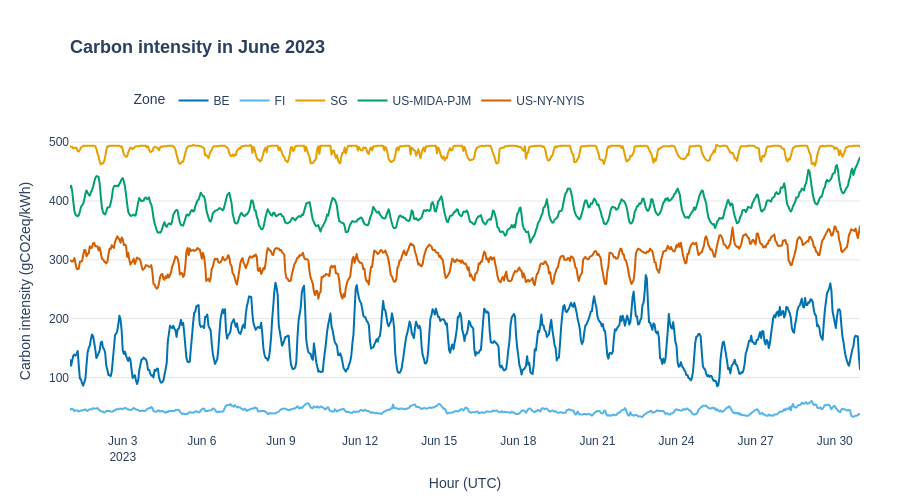

Source (notebook cell):
### Code cell
def load_zone_month(endpoint: str, year: int, month: int) -> pd.DataFrame:
    """Concat one (endpoint, year, month) slice across all zones present on disk."""
    rows = inv.query(
        "endpoint == @endpoint and year == @year and month == @month"
    )
    frames = []
    for _, r in rows.iterrows():
        df = read_parquet(r["path"]).reset_index()
        df["zone"] = r["zone"]
        frames.append(df)
    return pd.concat(frames, ignore_index=True) if frames else pd.DataFrame()


ci_jun2023 = load_zone_month("carbon-intensity/past-range", 2023, 6)
print(f"CI rows loaded: {len(ci_jun2023)}; zones: {sorted(ci_jun2023['zone'].unique())}")

fig = px.line(
    ci_jun2023,
    x="datetime",
    y="carbon_intensity_gco2eq_kwh",
    color="zone",
    color_discrete_map=REGIONAL_PALETTE,
    category_orders={"zone": list(REGIONAL_PALETTE.keys())},
    labels={
        "datetime": "Hour (UTC)",
        "carbon_intensity_gco2eq_kwh": "Carbon intensity (gCO2eq/kWh)",
        "zone": "Zone",
    },
)
style_fig(fig, "Carbon intensity in June 2023")
fig.show()

### Figure 1 — Plotly figure (JSON) as saved in the notebook; plotly's stock layout.template omitted (floating-point values rounded to 4 significant figures; data arrays with more than 128 entries replaced by an {"elided": "..."} marker saying what was removed)
{"data": [{"hovertemplate": "Zone=BE<br>Hour (UTC)=%{x}<br>Carbon intensity (gCO2eq/kWh)=%{y}<extra></extra>", "legendgroup": "BE", "line": {"color": "#0072B2", "dash": "solid"}, "marker": {"symbol": "circle"}, "mode": "lines", "name": "BE", "showlegend": true, "type": "scattergl", "x": {"elided": "720 str values"}, "xaxis": "x", "y": {"elided": "720 int values"}, "yaxis": "y"}, {"hovertemplate": "Zone=FI<br>Hour (UTC)=%{x}<br>Carbon intensity (gCO2eq/kWh)=%{y}<extra></extra>", "legendgroup": "FI", "line": {"color": "#56B4E9", "dash": "solid"}, "marker": {"symbol": "circle"}, "mode": "lines", "name": "FI", "showlegend": true, "type": "scattergl", "x": {"elided": "720 str values"}, "xaxis": "x", "y": {"elided": "720 int values"}, "yaxis": "y"}, {"hovertemplate": "Zone=SG<br>Hour (UTC)=%{x}<br>Carbon intensity (gCO2eq/kWh)=%{y}<extra></extra>", "legendgroup": "SG", "line": {"color": "#E69F00", "dash": "solid"}, "marker": {"symbol": "circle"}, "mode": "lines", "name": "SG", "showlegend": true, "type": "scattergl", "x": {"elided": "720 str values"}, "xaxis": "x", "y": {"elided": "720 int values"}, "yaxis": "y"}, {"hovertemplate": "Zone=US-MIDA-PJM<br>Hour (UTC)=%{x}<br>Carbon intensity (gCO2eq/kWh)=%{y}<extra></extra>", "legendgroup": "US-MIDA-PJM", "line": {"color": "#009E73", "dash": "solid"}, "marker": {"symbol": "circle"}, "mode": "lines", "name": "US-MIDA-PJM", "showlegend": true, "type": "scattergl", "x": {"elided": "720 str values"}, "xaxis": "x", "y": {"elided": "720 int values"}, "yaxis": "y"}, {"hovertemplate": "Zone=US-NY-NYIS<br>Hour (UTC)=%{x}<br>Carbon intensity (gCO2eq/kWh)=%{y}<extra></extra>", "legendgroup": "US-NY-NYIS", "line": {"color": "#D55E00", "dash": "solid"}, "marker": {"symbol": "circle"}, "mode": "lines", "name": "US-NY-NYIS", "showlegend": true, "type": "scattergl", "x": {"elided": "720 str values"}, "xaxis": "x", "y": {"elided": "720 int values"}, "yaxis": "y"}], "layout": {"font": {"family": "Arial", "size": 12}, "height": 500, "legend": {"font": {"size": 12}, "orientation": "h", "title": {"text": "Zone"}, "tracegroupgap": 0, "x": 0.07778, "xanchor": "left", "y": 1.05, "yanchor": "bottom"}, "margin": {"b": 60, "l": 70, "r": 40, "t": 130}, "title": {"font": {"family": "Arial", "size": 18}, "text": "<b>Carbon intensity in June 2023</b>", "x": 0.07778, "xanchor": "left", "y": 0.92, "yanchor": "top"}, "width": 900, "xaxis": {"anchor": "y", "domain": [0, 1], "showgrid": false, "tickfont": {"size": 12}, "title": {"font": {"size": 14}, "text": "Hour (UTC)"}}, "yaxis": {"anchor": "x", "domain": [0, 1], "gridcolor": "rgba(0,0,0,0.1)", "tickfont": {"size": 12}, "title": {"font": {"size": 14}, "text": "Carbon intensity (gCO2eq/kWh)"}}}}
